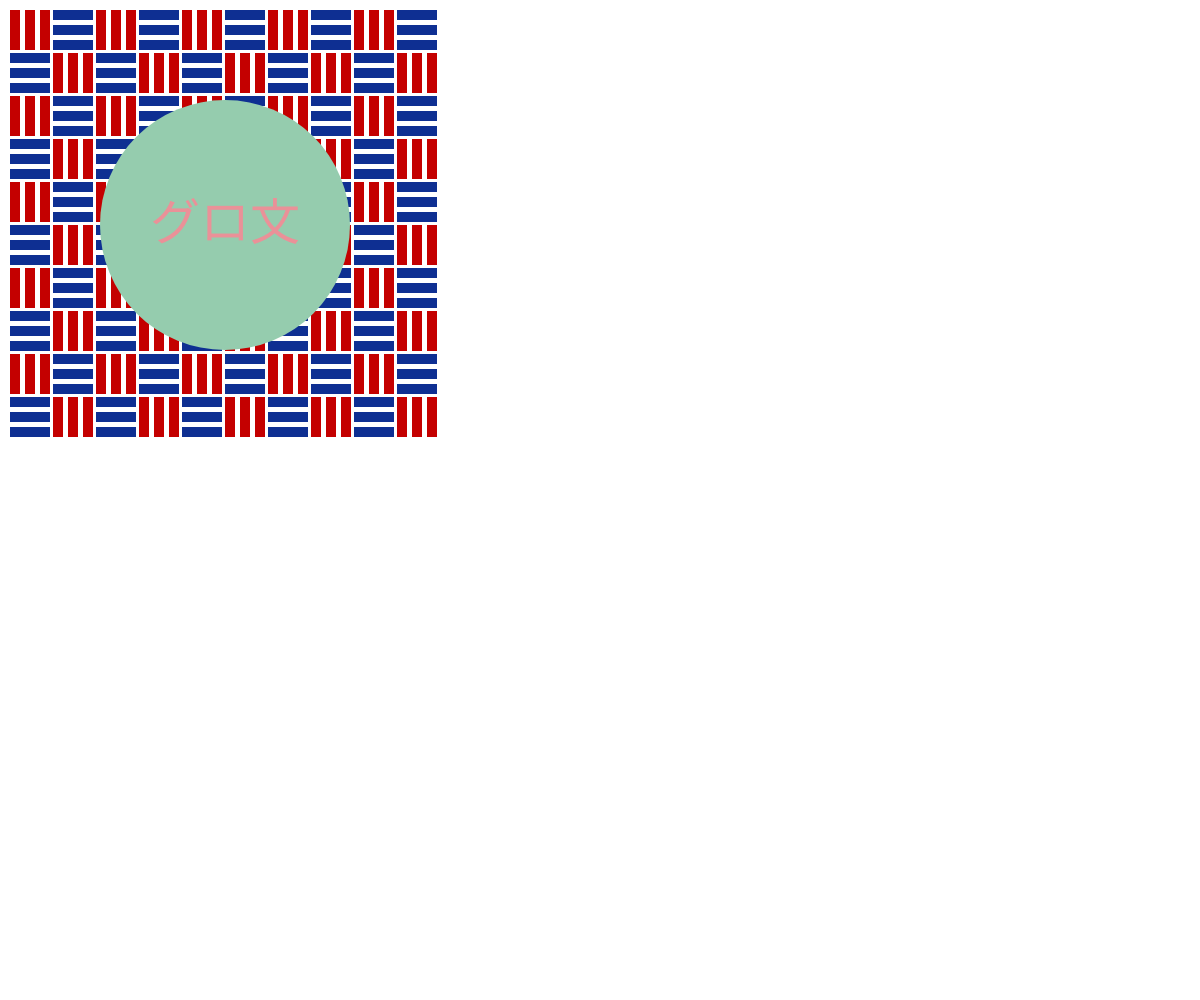
Frame 1 (no input)
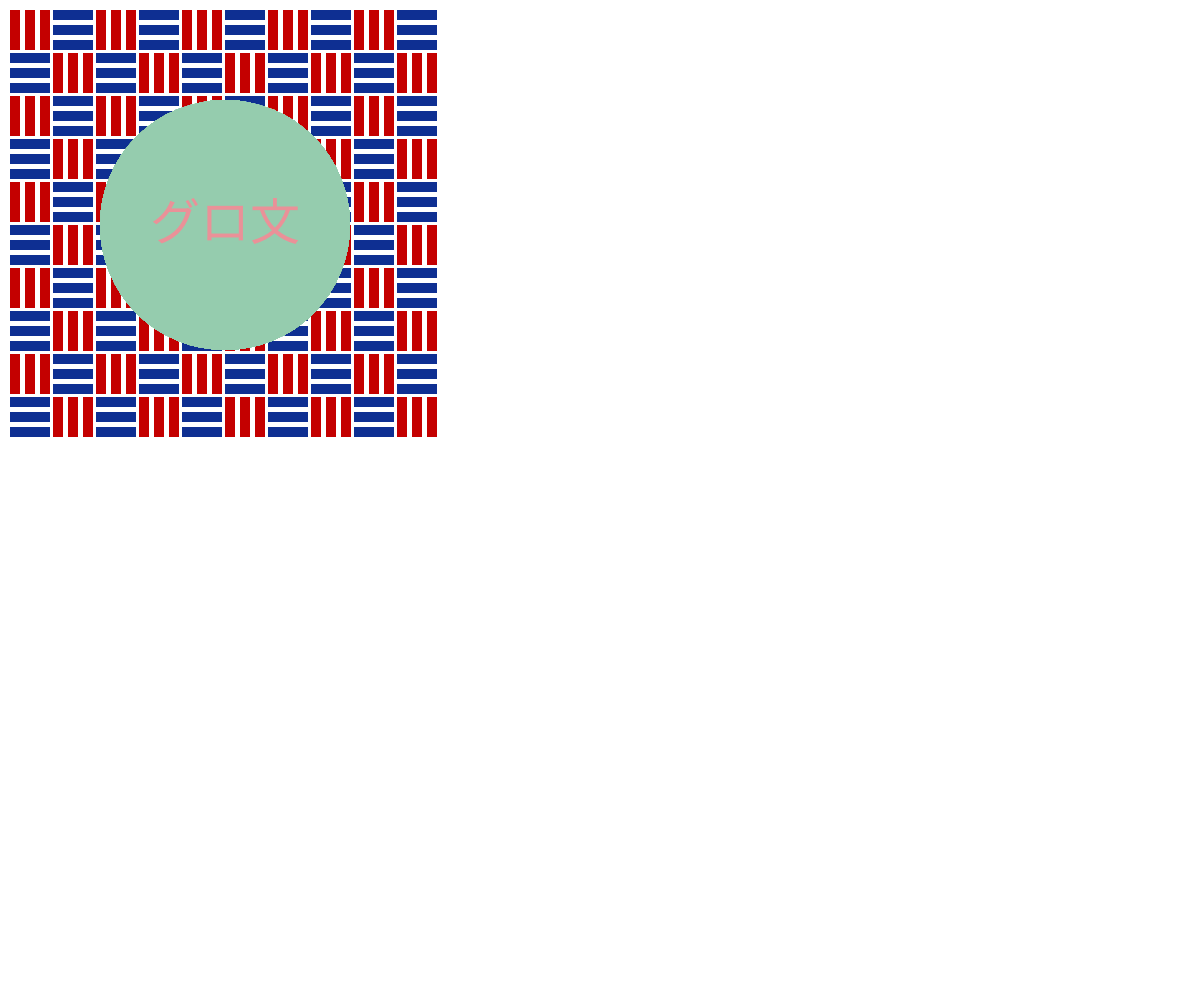
Frame 60 (no input)
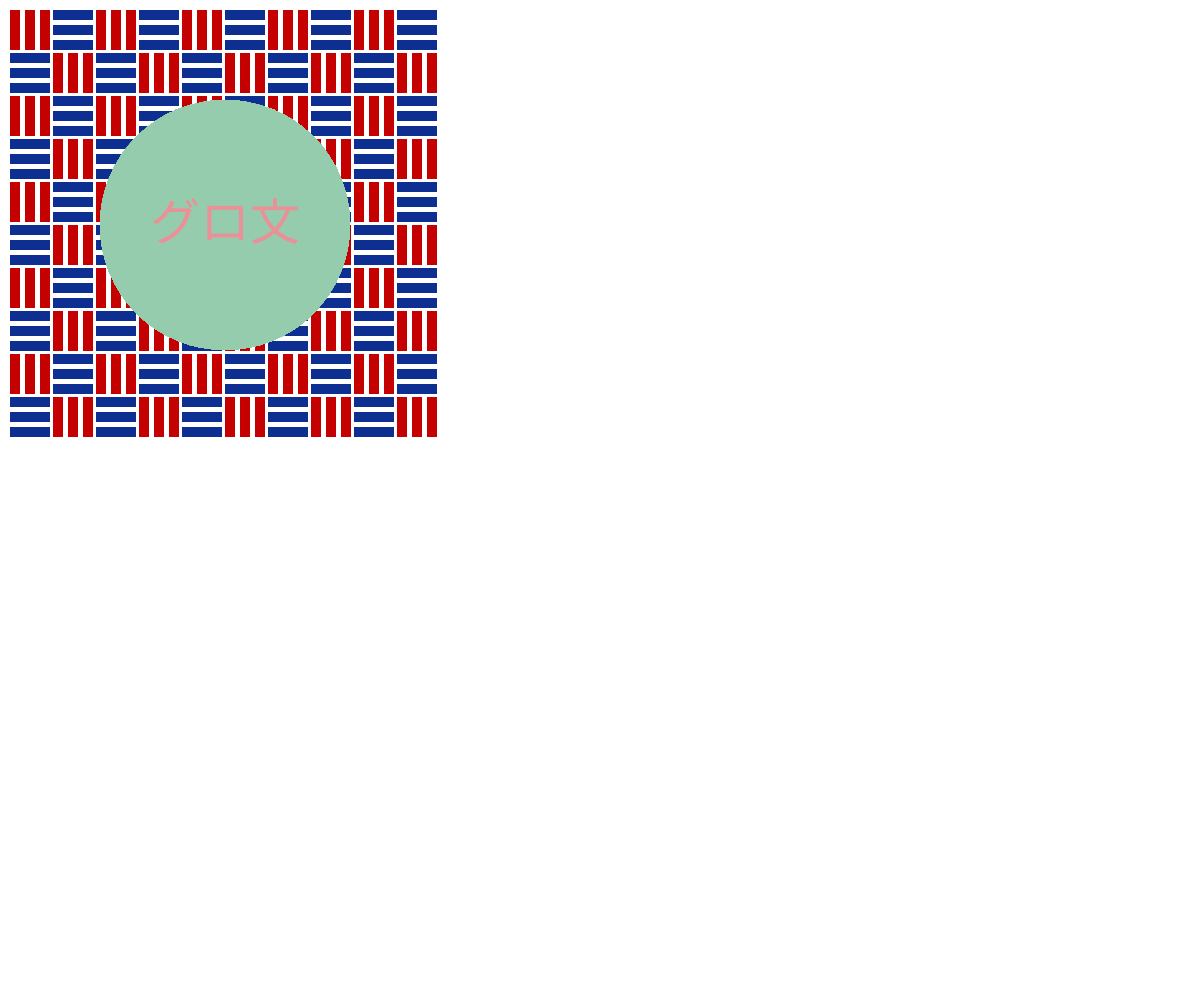
Frame 120 (the mouse pressed at the canvas centre since frame 60)

The p5.js sketch that drew these frames (run headless with seeded random() and noise() and a simulated clock; from frame 60 on, the mouse is pressed at the canvas centre):

// p5.js sketch
// ── sketch.js
// 最終課題を制作しよう

//【final work】もとの形
// function setup(){
//   createCanvas(windowWidth, windowHeight);
//  }
//
//  function draw(){
//    background(160, 192, 255);
//  }
//
//  function windowResized(){
//    resizeCanvas(windowWidth, windowHeight);
//  }//【final work】もとの形ここまで


function setup(){
  createCanvas(windowWidth, windowHeight);
  三崩し(196,0,0,14,47,146);//三崩し(168,153,205,255,140,0)で紫と黄色になる！
}

function windowResized(){
  resizeCanvas(windowWidth, windowHeight);
}

function draw(){
  fill(149,204,174);
  noStroke();
  ellipse(225,225,250,250);//ellipse(中心x,中心y,横の直径,縦の直径)
  fill(234,145,152);
  textSize(50);
  if(keyIsDown(" ".charCodeAt(0))){
    text("IT",200,240);
  }
  else{
    text("グロ文",150,240);
  }
}

function 三崩し(縦r,縦g,縦b,横r,横g,横b){
  noStroke();
  for(let i = 0; i < 10; i++){
  for(let j = 0; j < 10; j++){
     if( (i+j) % 2 ==0){
       fill(縦r,縦g,縦b);
       rect(43*i+10, 43*j+10, 10, 40);
       rect(43*i+25, 43*j+10, 10, 40);
       rect(43*i+40, 43*j+10, 10, 40);
     }
     else{
       fill(横r,横g,横b);
       rect(43*i+10, 43*j+10, 40, 10);
       rect(43*i+10, 43*j+25, 40, 10);
       rect(43*i+10, 43*j+40, 40, 10);
     }
  } //for(j)の }
  } //for(i)の }
}
